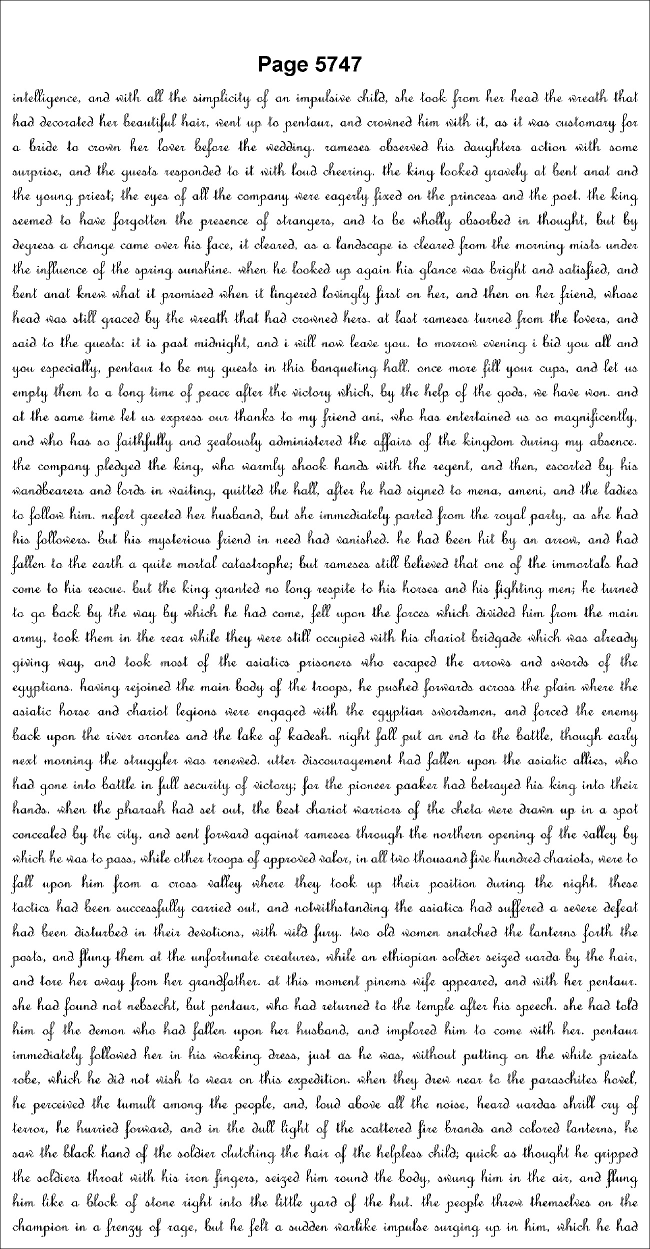
#> input picture src/allimg/5747.jpg, 1300 x 2498 px (shown at 1/2 size)
$ python words.py
#> lines starting #> are read from the running program, lines starting #| are printed output that depends on the picture; after the words box and inside, x2 and y2 are one past the last pixel; in counts of white or black regions, pixels touching at a corner belong together
import cv2 as cv
import numpy as np
#
img = cv.imread('./allimg/5747.jpg')
#> img is the input picture: shape (2498, 1300, 3); min 0, max 255, mean 234.3
img = cv.cvtColor(img, cv.COLOR_BGR2GRAY)
#> img: shape (2498, 1300)
img = np.array(img)
img = img[170:2483,15:1281]
#> img: shape (2313, 1266)
img = cv.resize(img, (2084,3807), interpolation = cv.INTER_AREA)
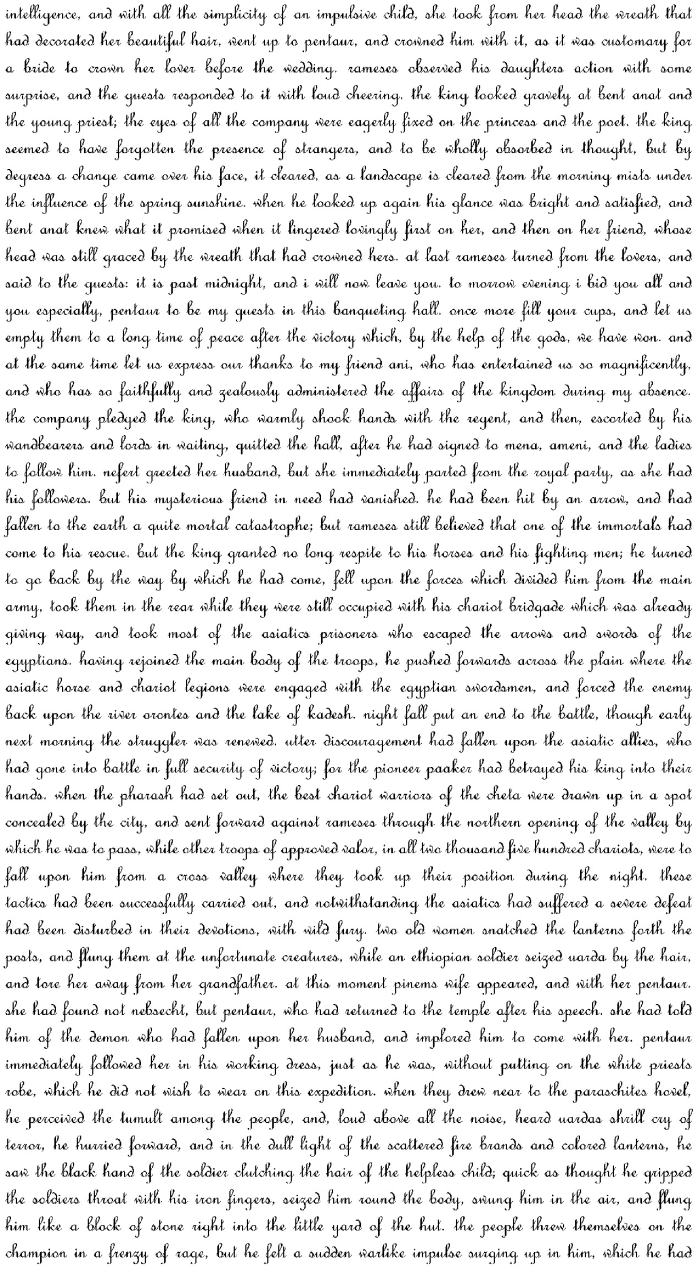
#> img: shape (3807, 2084) (shown at 1/3 size); min 0, max 255, mean 233


img = np.array(img)

height, width = img.shape[:2]
#> height = 3807; width = 2084
white_streak = 0
tl = (0, 0)
bl = (0, 0)
print(height/47)
#| 81.0
count = 1
for i in range(1, height, 81):
    tl = (0, i)

    for j in range(0, width):
        arr = img[i:i + 75, j]

        if all(z > 200 for z in arr):
            white_streak = white_streak + 1

        else:
            if white_streak >= 10:
                if tl[0] != j - white_streak and tl[0]-j+white_streak <0:

                    cv.rectangle(img, tl, (j - white_streak, i + 79), (0, 255, 0))
                    crp_img = img[tl[1]: i + 79, tl[0]: j - white_streak]
                    cv.imwrite('./test/{}.jpg'.format(count),crp_img)
                    count = count + 1

                tl = (j, i)
                white_streak = 0
            else:
                white_streak = 0
    cv.rectangle(img, tl, (j - white_streak, i + 79), (0, 255, 0))
    crp_img = img[tl[1]: i + 79, tl[0]: j - white_streak]
    cv.imwrite('./test/{}.jpg'.format(count), crp_img)
    count = count + 1
#> this loop made 47 passes
#> pass 1, `cv.imwrite('./test/{}.jpg'.format(count),crp_img)`:
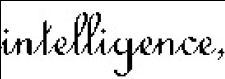
#> saved as 1.jpg: shape (79, 225); min 0, max 255, mean 224.7
#> pass 1, `cv.imwrite('./test/{}.jpg'.format(count),crp_img)`:
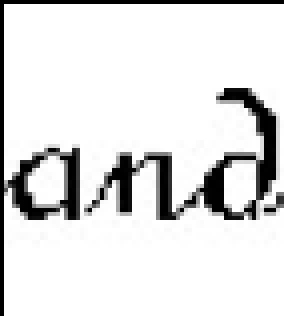
#> saved as 2.jpg: shape (79, 71) (shown 4 times larger); min 0, max 255, mean 223.9
#> pass 1, `cv.imwrite('./test/{}.jpg'.format(count),crp_img)`:
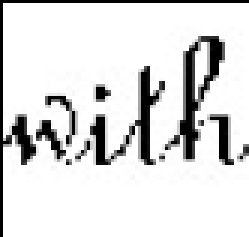
#> saved as 3.jpg: shape (79, 83) (shown 3 times larger); min 0, max 255, mean 220.6
#> pass 1, `cv.imwrite('./test/{}.jpg'.format(count),crp_img)`:
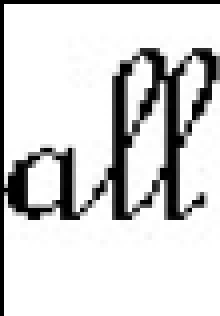
#> saved as 4.jpg: shape (79, 55) (shown 4 times larger); min 0, max 255, mean 210.7
#> after the loop:
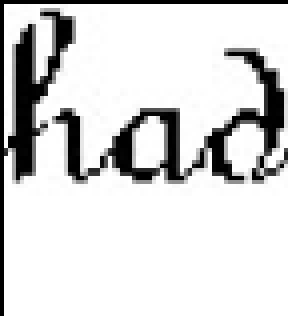
#> crp_img: shape (79, 72) (shown 4 times larger); min 0, max 255, mean 214.2
#> after the loop:
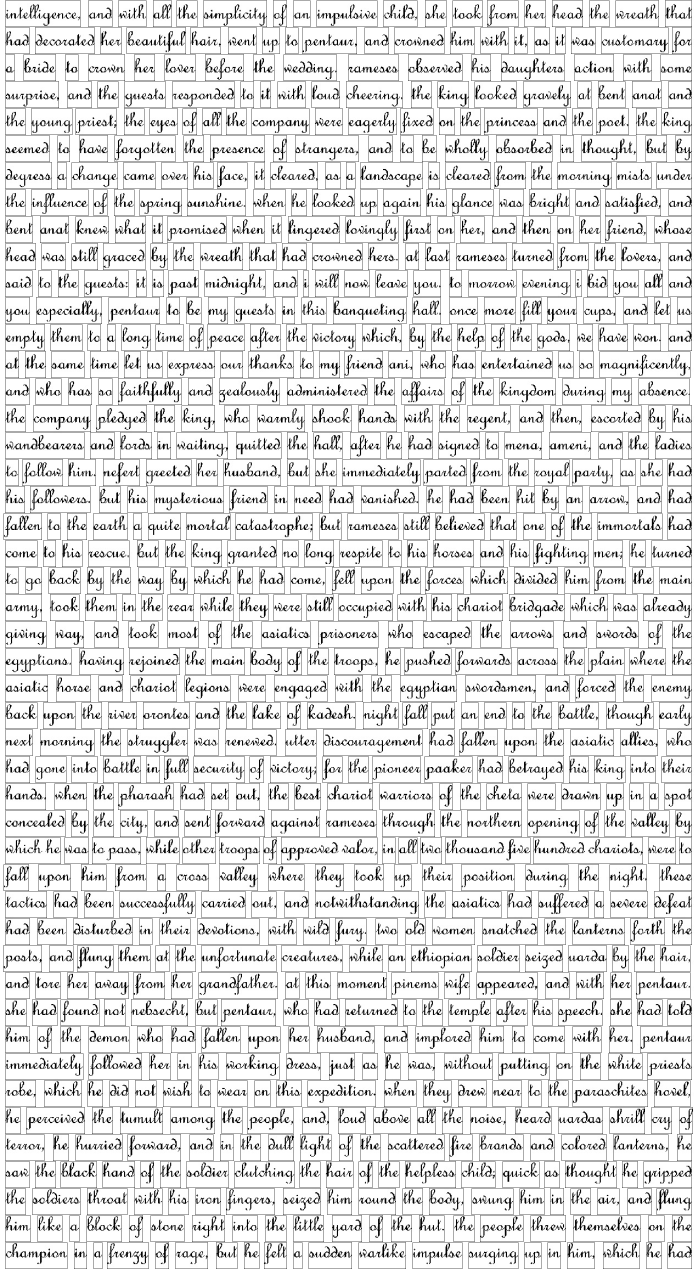
#> img: shape (3807, 2084) (shown at 1/3 size); 3.73% of pixels changed, all inside (x1, y1, x2, y2) = (10, 1, 2079, 3807)
#> after the loop, count = 856
print(count)
#| 856
cv.imwrite('suc.png', img)

$ run again, with src/allimg/5680.jpg copied over src/allimg/5747.jpg
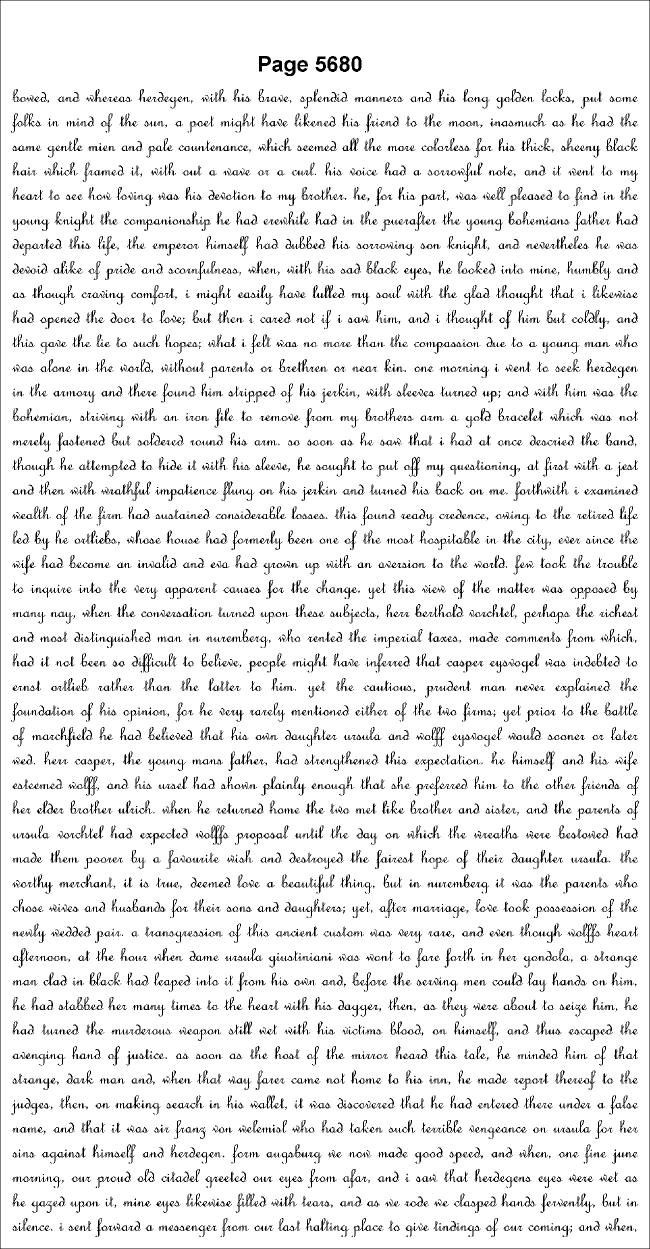
#> input picture src/allimg/5680.jpg, 1300 x 2498 px (shown at 1/2 size)
#> img is the input picture: shape (2498, 1300, 3); min 0, max 255, mean 234.5
#| 81.0
#> after the loop `for i in range(1, height, 81):`:
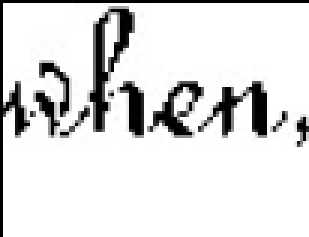
#> crp_img: shape (79, 103) (shown 3 times larger); min 0, max 255, mean 223.1
#> after the loop `for i in range(1, height, 81):`:
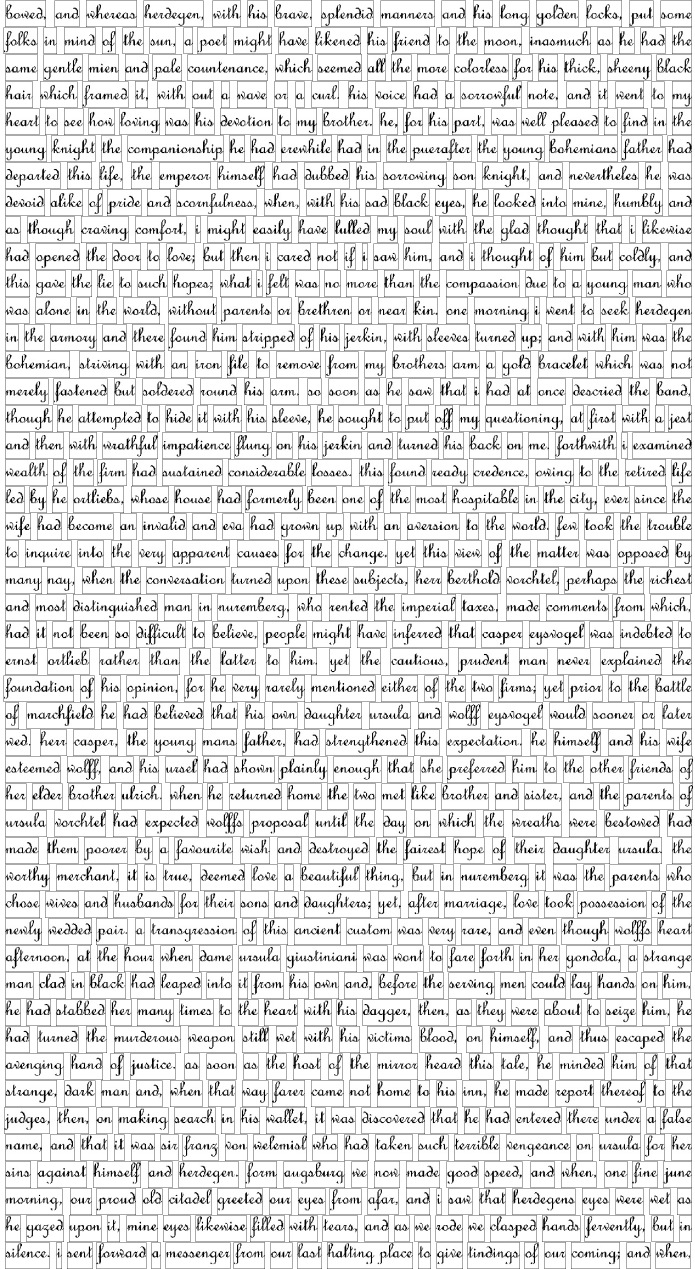
#> img: shape (3807, 2084) (shown at 1/3 size); min 0, max 255, mean 223.7
#> after the loop `for i in range(1, height, 81):`: count = 870
#| 870

$ run again, with src/allimg/5681.jpg copied over src/allimg/5747.jpg
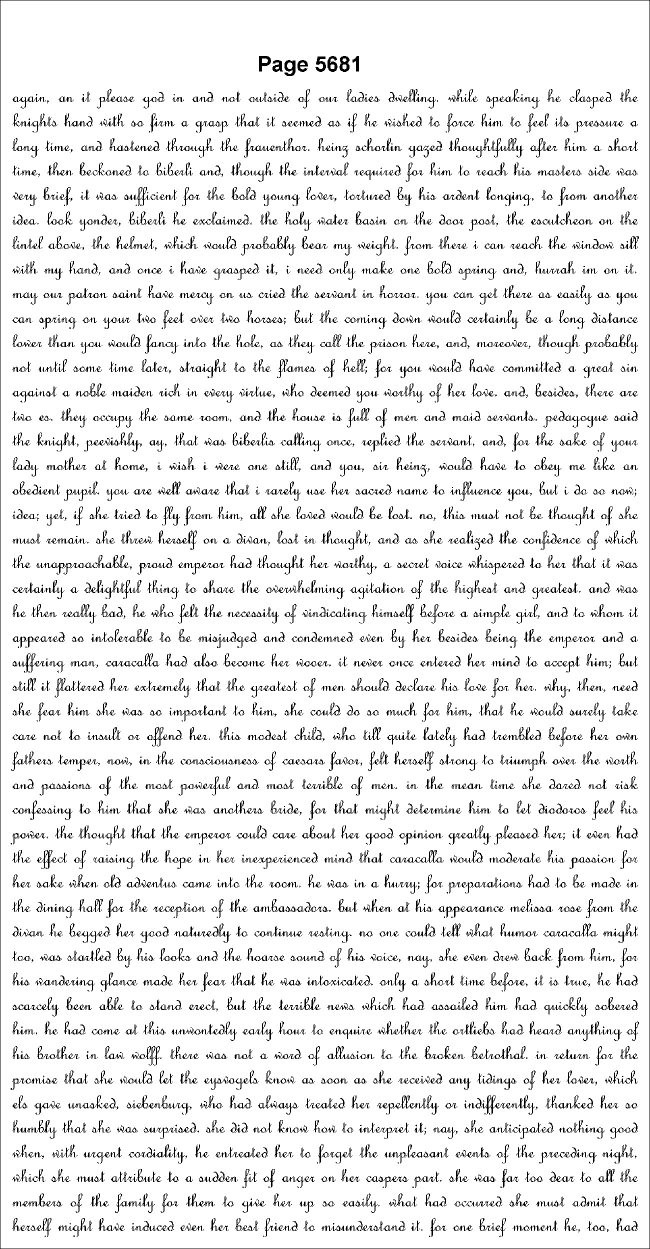
#> input picture src/allimg/5681.jpg, 1300 x 2498 px (shown at 1/2 size)
#> img is the input picture: shape (2498, 1300, 3); min 0, max 255, mean 234.5
#| 81.0
#> the loop `for i in range(1, height, 81):` made 47 passes
#> pass 1, `cv.imwrite('./test/{}.jpg'.format(count),crp_img)`:
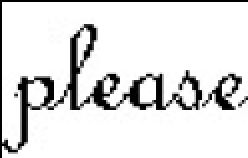
#> saved as 4.jpg: shape (79, 124) (shown 2 times larger); min 0, max 255, mean 223.7
#> after the loop `for i in range(1, height, 81):`:
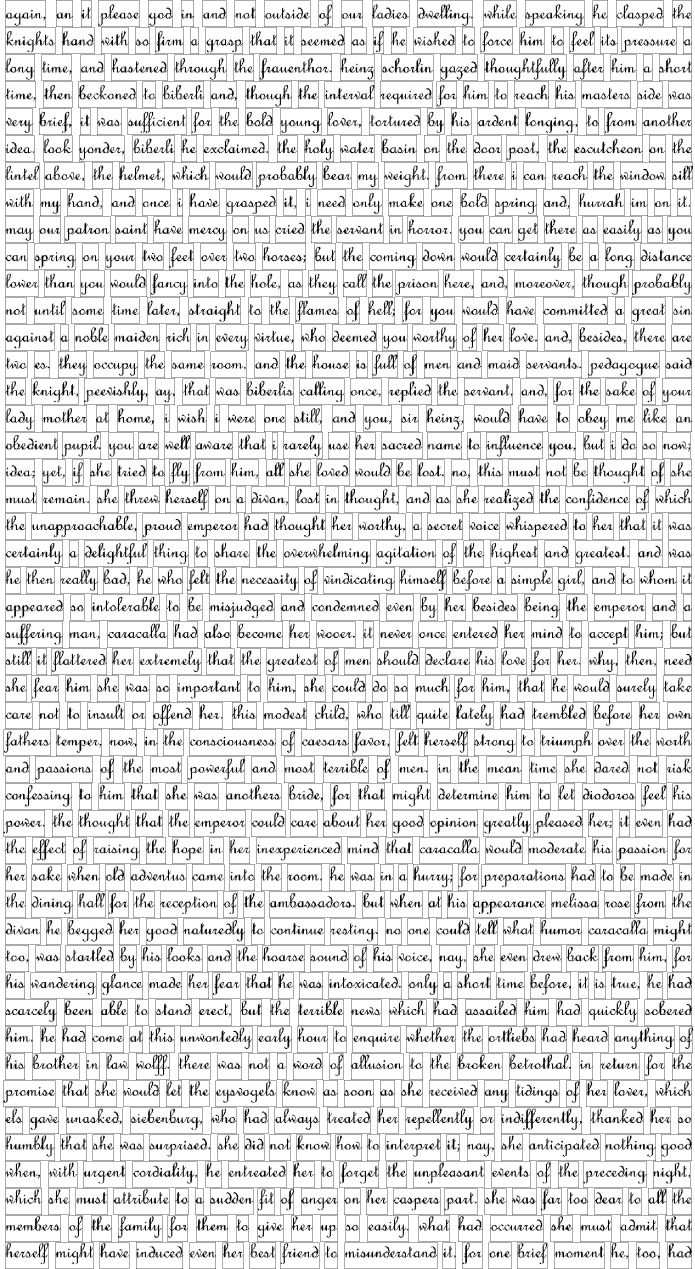
#> img: shape (3807, 2084) (shown at 1/3 size); min 0, max 255, mean 223.6
#> after the loop `for i in range(1, height, 81):`: count = 881
#| 881

$ run again, with src/allimg/5682.jpg copied over src/allimg/5747.jpg
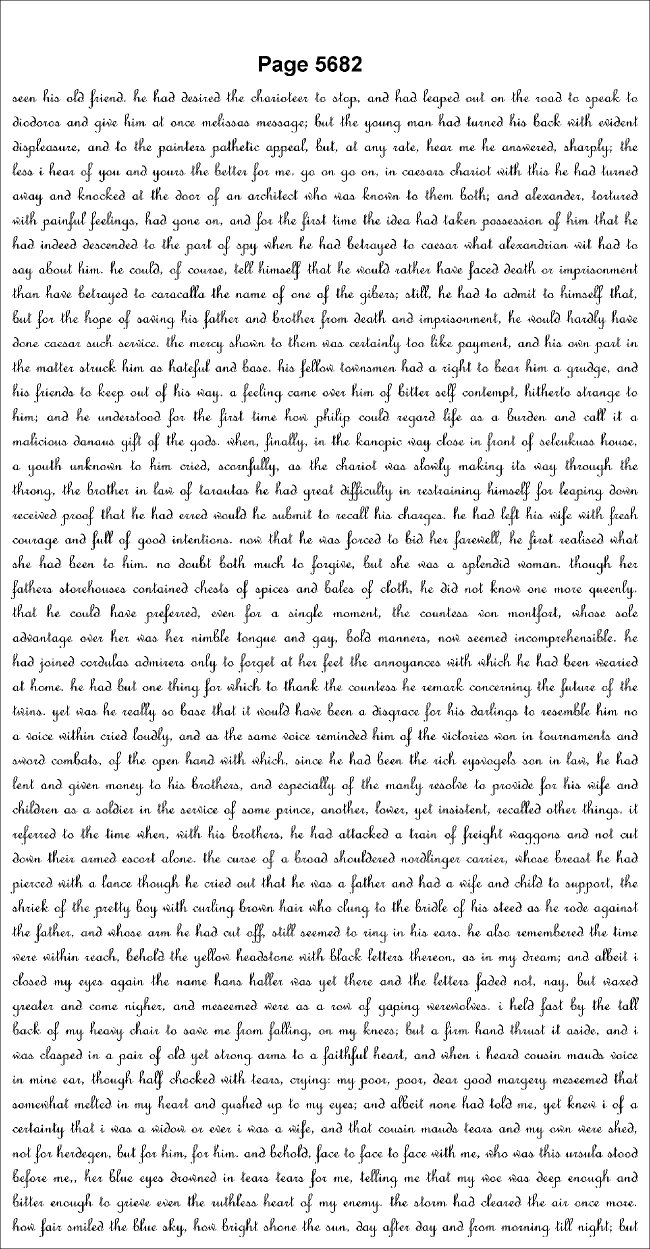
#> input picture src/allimg/5682.jpg, 1300 x 2498 px (shown at 1/2 size)
#> img is the input picture: shape (2498, 1300, 3); min 0, max 255, mean 234.6
#| 81.0
#> after the loop `for i in range(1, height, 81):`:
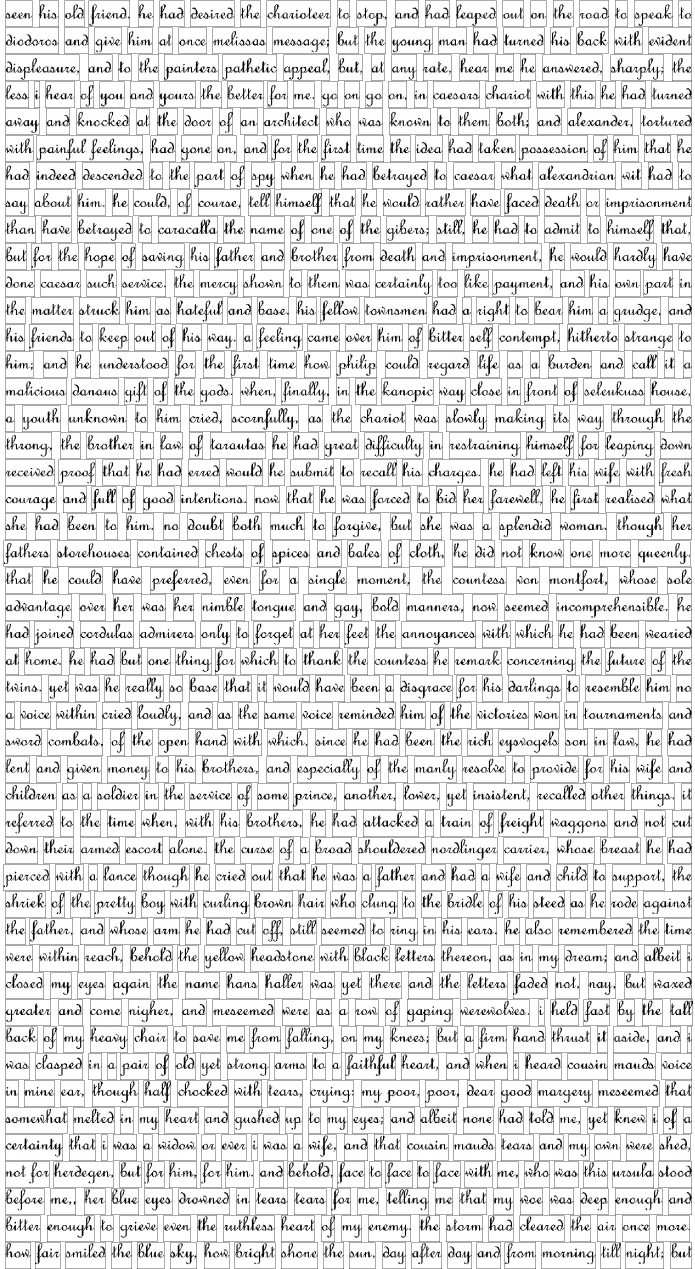
#> img: shape (3807, 2084) (shown at 1/3 size); min 0, max 255, mean 223.6
#> after the loop `for i in range(1, height, 81):`: count = 903
#| 903
